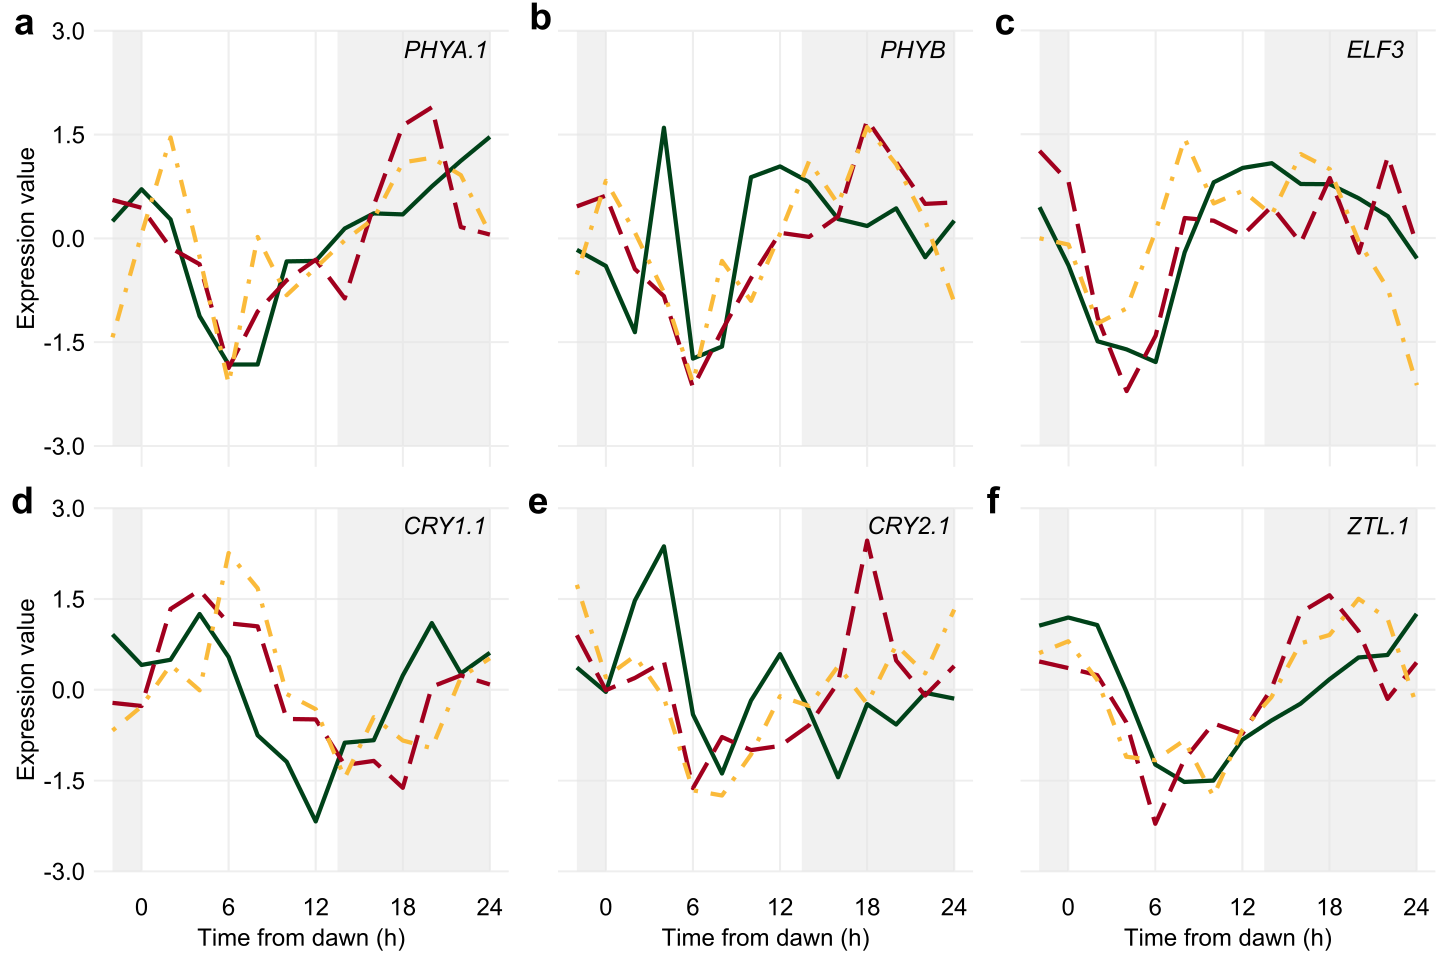

Write R code to recreate this figure.
library(ggplot2)
library(scales)
library(reshape2)
library(cowplot)
library(png)
library(grid)
library(RColorBrewer)


f1 = "#00441b"
e1 = "#a20021"
e5 = "#fabc3c"
f1_line = "solid"
e1_line = "longdash"
e5_line = "dotdash"

#FigureS7A
timecourses_PHYA = read.csv("FigureS7_PHYA_timecourses.txt", sep="\t")
names(timecourses_PHYA) [names(timecourses_PHYA) == "leaf..1"] <- "leaf +1"
names(timecourses_PHYA) [names(timecourses_PHYA) == "internode.1"] <- "internode1"
names(timecourses_PHYA) [names(timecourses_PHYA) == "internode.5"] <- "internode5"

timecourses2_PHYA <- melt(timecourses_PHYA, id.vars="Hour")
names(timecourses2_PHYA) [names(timecourses2_PHYA) == "value"] <- "Expression"
names(timecourses2_PHYA) [names(timecourses2_PHYA) == "variable"] <- "Organ"

PHYA <- ggplot(data=timecourses2_PHYA, aes(x=Hour, y=Expression, group=Organ)) +
  annotate("rect", xmin = -2, xmax = 0, ymin = -3, ymax = 3, alpha = .5, fill = "#e3e3e3")+
  annotate("rect", xmin = 13.5, xmax = 24, ymin = -3, ymax = 3, alpha = .5, fill = "#e3e3e3")+
  geom_line(aes(col=Organ, linetype=Organ), size = 1.5) +
  annotate("text", x = 21, y = 2.7, label = "italic(PHYA).1", size = 7, parse = TRUE)+
  scale_colour_manual(values=c(f1,e1,e5))+
  scale_linetype_manual(values=c(f1_line, e1_line, e5_line)) +
  scale_x_continuous(breaks=seq(0,24,6), name="Time from dawn (h)", limits=c(-2, 24))+
  scale_y_continuous(breaks=seq(-3,3,1.5), name="Expression value", limits=c(-3, 3))+
  theme(panel.grid.major = element_line(colour = "#efefef", size = 0.75), 
        text = element_text(size=18), 
        axis.ticks = element_blank(),
        axis.line = element_blank(),
        #axis.text.x = element_text(size=18),
        axis.text.x = element_blank(),
        axis.title.x = element_blank(),
        axis.text.y = element_text(size=18),
        legend.position="none")


#FigureS7B
timecourses_PHYB = read.csv("FigureS7_PHYB_timecourses.txt", sep="\t")
names(timecourses_PHYB) [names(timecourses_PHYB) == "leaf..1"] <- "leaf +1"
names(timecourses_PHYB) [names(timecourses_PHYB) == "internode.1"] <- "internode1"
names(timecourses_PHYB) [names(timecourses_PHYB) == "internode.5"] <- "internode5"

timecourses2_PHYB <- melt(timecourses_PHYB, id.vars="Hour")
names(timecourses2_PHYB) [names(timecourses2_PHYB) == "value"] <- "Expression"
names(timecourses2_PHYB) [names(timecourses2_PHYB) == "variable"] <- "Organ"

PHYB <- ggplot(data=timecourses2_PHYB, aes(x=Hour, y=Expression, group=Organ)) +
  annotate("rect", xmin = -2, xmax = 0, ymin = -3, ymax = 3, alpha = .5, fill = "#e3e3e3")+
  annotate("rect", xmin = 13.5, xmax = 24, ymin = -3, ymax = 3, alpha = .5, fill = "#e3e3e3")+
  geom_line(aes(col=Organ, linetype=Organ), size = 1.5) +
  annotate("text", x = 21, y = 2.7, label = "italic(PHYB)", size = 7, parse = TRUE)+
  scale_colour_manual(values=c(f1,e1,e5))+
  scale_linetype_manual(values=c(f1_line, e1_line, e5_line)) +
  scale_x_continuous(breaks=seq(0,24,6), name="Time from dawn (h)", limits=c(-2, 24))+
  scale_y_continuous(breaks=seq(-3,3,1.5), name="Expression value", limits=c(-3, 3))+
  theme(panel.grid.major = element_line(colour = "#efefef", size = 0.75), 
        text = element_text(size=18), 
        axis.ticks = element_blank(),
        axis.line = element_blank(),
        #axis.text.x = element_text(size=18),
        axis.text.x = element_blank(),
        axis.title.x = element_blank(),
        #axis.text.y = element_text(size=18),
        axis.text.y = element_blank(),
        axis.title.y = element_blank(),
        legend.position="none")


#FigureS7C
timecourses_ELF3 = read.csv("FigureS7_ELF3_timecourses.txt", sep="\t")
names(timecourses_ELF3) [names(timecourses_ELF3) == "leaf..1"] <- "leaf +1"
names(timecourses_ELF3) [names(timecourses_ELF3) == "internode.1"] <- "internode1"
names(timecourses_ELF3) [names(timecourses_ELF3) == "internode.5"] <- "internode5"

timecourses2_ELF3 <- melt(timecourses_ELF3, id.vars="Hour")
names(timecourses2_ELF3) [names(timecourses2_ELF3) == "value"] <- "Expression"
names(timecourses2_ELF3) [names(timecourses2_ELF3) == "variable"] <- "Organ"

ELF3 <- ggplot(data=timecourses2_ELF3, aes(x=Hour, y=Expression, group=Organ)) +
  annotate("rect", xmin = -2, xmax = 0, ymin = -3, ymax = 3, alpha = .5, fill = "#e3e3e3")+
  annotate("rect", xmin = 13.5, xmax = 24, ymin = -3, ymax = 3, alpha = .5, fill = "#e3e3e3")+
  geom_line(aes(col=Organ, linetype=Organ), size = 1.5) +
  annotate("text", x = 21, y = 2.7, label = "italic(ELF3)", size = 7, parse = TRUE)+
  scale_colour_manual(values=c(f1,e1,e5))+
  scale_linetype_manual(values=c(f1_line, e1_line, e5_line)) +
  scale_x_continuous(breaks=seq(0,24,6), name="Time from dawn (h)", limits=c(-2, 24))+
  scale_y_continuous(breaks=seq(-3,3,1.5), name="Expression value", limits=c(-3, 3))+
  theme(panel.grid.major = element_line(colour = "#efefef", size = 0.75), 
        text = element_text(size=18), 
        axis.ticks = element_blank(),
        axis.line = element_blank(),
        #axis.text.x = element_text(size=18),
        axis.text.x = element_blank(),
        axis.title.x = element_blank(),
        #axis.text.y = element_text(size=18),
        axis.text.y = element_blank(),
        axis.title.y = element_blank(),
        legend.position="none")

#FigureS7D
timecourses_CRY1 = read.csv("FigureS7_CRY1_timecourses.txt", sep="\t")
names(timecourses_CRY1) [names(timecourses_CRY1) == "leaf..1"] <- "leaf +1"
names(timecourses_CRY1) [names(timecourses_CRY1) == "internode.1"] <- "internode1"
names(timecourses_CRY1) [names(timecourses_CRY1) == "internode.5"] <- "internode5"

timecourses2_CRY1 <- melt(timecourses_CRY1, id.vars="Hour")
names(timecourses2_CRY1) [names(timecourses2_CRY1) == "value"] <- "Expression"
names(timecourses2_CRY1) [names(timecourses2_CRY1) == "variable"] <- "Organ"

CRY1 <- ggplot(data=timecourses2_CRY1, aes(x=Hour, y=Expression, group=Organ)) +
  annotate("rect", xmin = -2, xmax = 0, ymin = -3, ymax = 3, alpha = .5, fill = "#e3e3e3")+
  annotate("rect", xmin = 13.5, xmax = 24, ymin = -3, ymax = 3, alpha = .5, fill = "#e3e3e3")+
  geom_line(aes(col=Organ, linetype=Organ), size = 1.5) +
  annotate("text", x = 21, y = 2.7, label = "italic(CRY1).1", size = 7, parse = TRUE)+
  scale_colour_manual(values=c(f1,e1,e5))+
  scale_linetype_manual(values=c(f1_line, e1_line, e5_line)) +
  scale_x_continuous(breaks=seq(0,24,6), name="Time from dawn (h)", limits=c(-2, 24))+
  scale_y_continuous(breaks=seq(-3,3,1.5), name="Expression value", limits=c(-3, 3))+
  theme(panel.grid.major = element_line(colour = "#efefef", size = 0.75), 
        text = element_text(size=18), 
        axis.ticks = element_blank(),
        axis.line = element_blank(),
        axis.text.x = element_text(size=18),
        #axis.text.x = element_blank(),
        #axis.title.x = element_blank(),
        axis.text.y = element_text(size=18),
        legend.position="none")


#FigureS7E
timecourses_CRY2 = read.csv("FigureS7_CRY2_timecourses.txt", sep="\t")
names(timecourses_CRY2) [names(timecourses_CRY2) == "leaf..1"] <- "leaf +1"
names(timecourses_CRY2) [names(timecourses_CRY2) == "internode.1"] <- "internode1"
names(timecourses_CRY2) [names(timecourses_CRY2) == "internode.5"] <- "internode5"

timecourses2_CRY2 <- melt(timecourses_CRY2, id.vars="Hour")
names(timecourses2_CRY2) [names(timecourses2_CRY2) == "value"] <- "Expression"
names(timecourses2_CRY2) [names(timecourses2_CRY2) == "variable"] <- "Organ"

CRY2 <- ggplot(data=timecourses2_CRY2, aes(x=Hour, y=Expression, group=Organ)) +
  annotate("rect", xmin = -2, xmax = 0, ymin = -3, ymax = 3, alpha = .5, fill = "#e3e3e3")+
  annotate("rect", xmin = 13.5, xmax = 24, ymin = -3, ymax = 3, alpha = .5, fill = "#e3e3e3")+
  geom_line(aes(col=Organ, linetype=Organ), size = 1.5) +
  annotate("text", x = 21, y = 2.7, label = "italic(CRY2).1", size = 7, parse = TRUE)+
  scale_colour_manual(values=c(f1,e1,e5))+
  scale_linetype_manual(values=c(f1_line, e1_line, e5_line)) +
  scale_x_continuous(breaks=seq(0,24,6), name="Time from dawn (h)", limits=c(-2, 24))+
  scale_y_continuous(breaks=seq(-3,3,1.5), name="Expression value", limits=c(-3, 3))+
  theme(panel.grid.major = element_line(colour = "#efefef", size = 0.75), 
        text = element_text(size=18), 
        axis.ticks = element_blank(),
        axis.line = element_blank(),
        axis.text.x = element_text(size=18),
        #axis.text.x = element_blank(),
        #axis.title.x = element_blank(),
        #axis.text.y = element_text(size=18),
        axis.text.y = element_blank(),
        axis.title.y = element_blank(),
        legend.position="none")


#FigureS7F
timecourses_ZTL = read.csv("FigureS7_ZTL_timecourses.txt", sep="\t")
names(timecourses_ZTL) [names(timecourses_ZTL) == "leaf..1"] <- "leaf +1"
names(timecourses_ZTL) [names(timecourses_ZTL) == "internode.1"] <- "internode1"
names(timecourses_ZTL) [names(timecourses_ZTL) == "internode.5"] <- "internode5"

timecourses2_ZTL <- melt(timecourses_ZTL, id.vars="Hour")
names(timecourses2_ZTL) [names(timecourses2_ZTL) == "value"] <- "Expression"
names(timecourses2_ZTL) [names(timecourses2_ZTL) == "variable"] <- "Organ"

ZTL <- ggplot(data=timecourses2_ZTL, aes(x=Hour, y=Expression, group=Organ)) +
  annotate("rect", xmin = -2, xmax = 0, ymin = -3, ymax = 3, alpha = .5, fill = "#e3e3e3")+
  annotate("rect", xmin = 13.5, xmax = 24, ymin = -3, ymax = 3, alpha = .5, fill = "#e3e3e3")+
  geom_line(aes(col=Organ, linetype=Organ), size = 1.5) +
  annotate("text", x = 21, y = 2.7, label = "italic(ZTL).1", size = 7, parse = TRUE)+
  scale_colour_manual(values=c(f1,e1,e5))+
  scale_linetype_manual(values=c(f1_line, e1_line, e5_line)) +
  scale_x_continuous(breaks=seq(0,24,6), name="Time from dawn (h)", limits=c(-2, 24))+
  scale_y_continuous(breaks=seq(-3,3,1.5), name="Expression value", limits=c(-3, 3))+
  theme(panel.grid.major = element_line(colour = "#efefef", size = 0.75), 
        text = element_text(size=18), 
        axis.ticks = element_blank(),
        axis.line = element_blank(),
        axis.text.x = element_text(size=18),
        axis.text.y = element_blank(),
        axis.title.y = element_blank(),
        legend.position="none")


plot_grid(PHYA, PHYB, ELF3, CRY1, CRY2, ZTL, labels = c("A", "B", "C","D", "E", "F"), ncol = 3, align = "v", rel_widths = c(1, 1, 1),label_size = 20)
